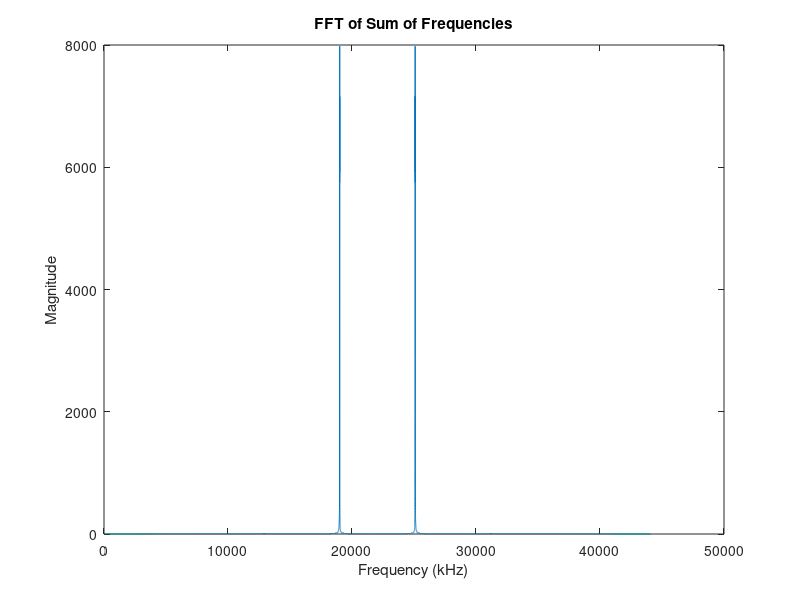

MATLAB code for this plot:
clear all
close all
clc
% Parametry sygnału
fpilot = 19000; % Częstotliwość 19 kHz
fs = 44100; % Częstotliwość próbkowania
t = 0:1/fs:1; % Wektor czasu od 0 do 1 sekundy z częstotliwością próbkowania Fs

df = 10; % Zmiana częstotliwości ±10 Hz
fm = 0.1; % Częstotliwość zmiany częstotliwości (10 sekund)

phase_offset = pi/4; % Przesunięcie fazowe o pi/4 radianów (możesz zmienić na dowolną wartość)

%% punkty 1 i 2
p = sin(2*pi*fpilot*t + phase_offset);
p = awgn(p, 20, 'measured'); 

% %% punkt 3
delta_f = df * sin(2*pi*fm*t);
p = sin(2*pi*(fpilot + delta_f).*t + phase_offset);

% Petla PLL z filtrem typu IIR do odtworzenia częstotliwości i fazy pilota [7]
% i na tej podstawie sygnałów nośnych: symboli c1, stereo c38 i danych RDS c57
freq = 2*pi*fpilot/fs;
theta = zeros(1,length(p)+1);
alpha = 1e-2;
beta = alpha^2/4;
for n = 1 : length(p)
    perr = -p(n)*sin(theta(n));
    theta(n+1) = theta(n) + freq + alpha*perr;
    freq = freq + beta*perr;
end

% Obliczenie składowych sygnału
c19 = cos(theta(1:end-1));
c57 = cos(3*theta(1:end-1));

% Sumowanie sygnałów
signal_sum = c19;
fft_signal = fft(signal_sum);

% Plot in frequency domain
Fs = fs; % Sampling frequency
N = length(signal_sum); % Length of signal
f = linspace(0, Fs, N); % Frequency vector

figure;
plot(f, abs(fft_signal));
title('FFT of Sum of Frequencies');
xlabel('Frequency (kHz)');
ylabel('Magnitude');
